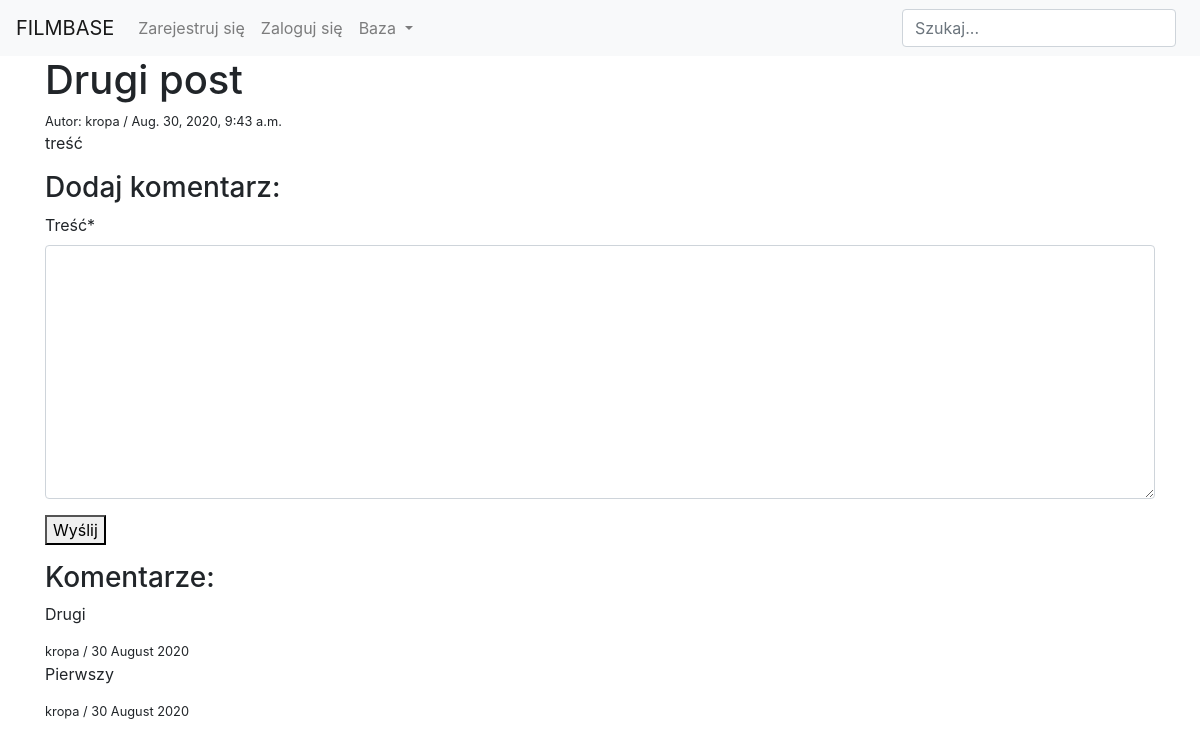
Page /drugi-post on the committed database.
### blog/models.py (models this page shows, shortened)
class Post(models.Model):
    title = models.CharField(null=False, blank=False, max_length=200)
    content = models.TextField(null=False, blank=False, max_length=1000)
    date_of_create = models.DateTimeField(default=timezone.now)
    author = models.ForeignKey(User, on_delete=models.CASCADE)
    slug = models.SlugField(unique=True, null=True, blank=True)

### comments/models.py (models this page shows)
class Comment(models.Model):
    author = models.ForeignKey(User, on_delete=models.CASCADE)
    content = models.TextField(blank=False, null=False, max_length=500, verbose_name='Treść')
    date_of_create = models.DateTimeField(default=timezone.now)
    post = models.ForeignKey(Post, on_delete=models.CASCADE, null=True)
    topic = models.ForeignKey(Topic, on_delete=models.CASCADE, null=True)
    class Meta:
        ordering = ['-date_of_create']

### blog/views.py (the view, shortened to what this page needs)
# urls.py: path('<slug:slug>', PostDetailView.as_view(), name='post_detail'),
class PostDetailView(FormMixin, DetailView):
    model = Post
    template_name = 'blog/post_detail.html'
    context_object_name = 'post'
    form_class = CommentForm
    def get_context_data(self, **kwargs):
        context = super(PostDetailView, self).get_context_data(**kwargs)
        context['form'] = CommentForm(initial={'post': self.object})
        return context
    def post(self, request, *args, **kwargs):
        self.object = self.get_object()
        form = self.get_form()
        if form.is_valid():
            if request.method == 'POST':
                new_comment = Comment.objects.create(
                    author = self.request.user,
                    post = self.object,
                    content = form.cleaned_data['content']
                )
                return JsonResponse({'comment': model_to_dict(new_comment)}, status=200)
        else:
            return self.form_invalid(form)

### comments/forms.py
class CommentForm(forms.ModelForm):
    class Meta:
        model = Comment
        fields = ('content',)

### blog/templates/blog/post_detail.html (shortened to what this page needs)
{% extends 'users/base.html' %}
{% load crispy_forms_tags %}
{% block content %}
    <h1>{{ post.title }}</h1>
    <small>Autor: {{ post.author }} / {{ post.date_of_create }}</small>
    <p>{{ post.content }}</p>
    <h3>Dodaj komentarz:</h3>
    <form action="" method="POST" id="commentForm" data-url="{% url 'post_detail' slug=post.slug %}">
        {{ form|crispy }}
        <button type="button" id="commentBtn">Wyślij</button>
    </form>
    <div class="comments">
        {% include 'blog/post_comments.html' %}
    </div>
{% endblock %}

### blog/templates/blog/post_comments.html
<h3>Komentarze:</h3>
        {% for comment in post.comment_set.all %}
            <p>{{ comment.content }}</p>
            <small>{{ comment.author }} / {{ comment.date_of_create|date:"d E Y" }}</small>
        {% endfor %}

### rows in the picture
Post: title "Drugi post", author "kropa", date_of_create "Aug. 30, 2020, 9:43 a.m.", content "treść"
Comment: content "Drugi", author "kropa", date_of_create "30 August 2020"
Comment: content "Pierwszy", author "kropa", date_of_create "30 August 2020"
